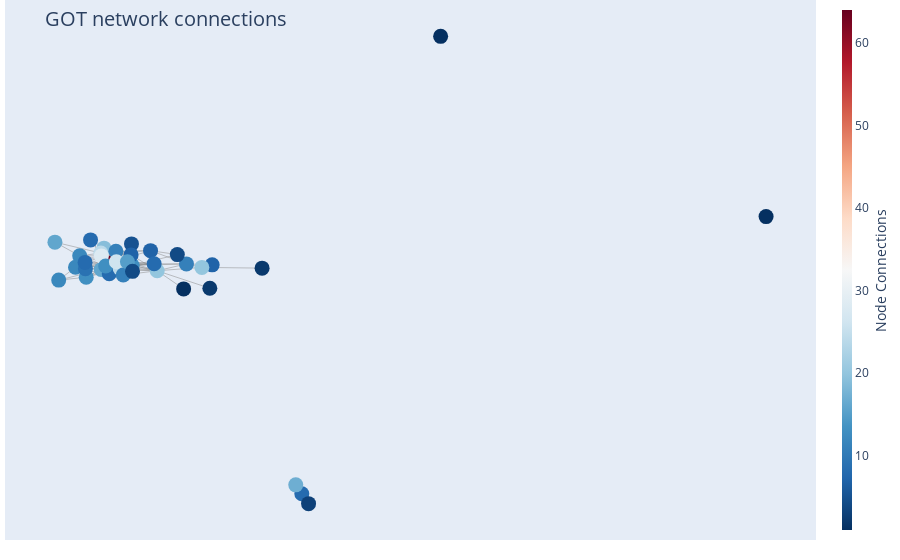

The notebook cell saved with this chart:
### Markdown cell above
### **Book 4**

### Code cell
draw_plotly_network_graph(Graph_obj = G4, filter = "Yes", filter_nodesbydegree = 50)

### Figure 1 — Plotly figure (JSON) as saved in the notebook; plotly's stock layout.template omitted (floating-point values rounded to 4 significant figures; data arrays with more than 128 entries replaced by an {"elided": "..."} marker saying what was removed)
{"data": [{"hoverinfo": "none", "line": {"color": "#888", "width": 0.5}, "mode": "lines", "type": "scatter", "x": {"elided": "393 float values"}, "y": {"elided": "393 float values"}}, {"hoverinfo": "text", "marker": {"color": [60, 64, 7, 11, 20, 8, 3, 17, 1, 13, 16, 25, 13, 19, 12, 16, 12, 24, 8, 20, 24, 5, 12, 11, 28, 4, 7, 13, 8, 7, 26, 9, 8, 8, 11, 15, 4, 2, 2, 1, 1], "colorbar": {"thickness": 10, "title": {"side": "right", "text": "Node Connections"}, "xanchor": "left"}, "colorscale": [[0, "rgb(103,0,31)"], [0.1, "rgb(178,24,43)"], [0.2, "rgb(214,96,77)"], [0.3, "rgb(244,165,130)"], [0.4, "rgb(253,219,199)"], [0.5, "rgb(247,247,247)"], [0.6, "rgb(209,229,240)"], [0.7, "rgb(146,197,222)"], [0.8, "rgb(67,147,195)"], [0.9, "rgb(33,102,172)"], [1, "rgb(5,48,97)"]], "line": {"width": 0}, "reversescale": true, "showscale": true, "size": 15}, "mode": "markers", "text": ["Cersei-Lannister<br /># of connections: 60", "Jaime-Lannister<br /># of connections: 64", "Aemon-Targaryen-(Maester-Aemon)<br /># of connections: 7", "Jon-Snow<br /># of connections: 11", "Samwell-Tarly<br /># of connections: 20", "Asha-Greyjoy<br /># of connections: 8", "Theon-Greyjoy<br /># of connections: 3", "Victarion-Greyjoy<br /># of connections: 17", "Barristan-Selmy<br /># of connections: 1", "Robert-Baratheon<br /># of connections: 13", "Tywin-Lannister<br /># of connections: 16", "Margaery-Tyrell<br /># of connections: 25", "Myrcella-Baratheon<br /># of connections: 13", "Petyr-Baelish<br /># of connections: 19", "Doran-Martell<br /># of connections: 12", "Arya-Stark<br /># of connections: 16", "Sandor-Clegane<br /># of connections: 12", "Sansa-Stark<br /># of connections: 24", "Loras-Tyrell<br /># of connections: 8", "Stannis-Baratheon<br /># of connections: 20", "Tommen-Baratheon<br /># of connections: 24", "Bronn<br /># of connections: 5", "Gregor-Clegane<br /># of connections: 12", "Catelyn-Stark<br /># of connections: 11", "Brienne-of-Tarth<br /># of connections: 28", "Bran-Stark<br /># of connections: 4", "Robb-Stark<br /># of connections: 7", "Joffrey-Baratheon<br /># of connections: 13", "Lysa-Arryn<br /># of connections: 8", "Renly-Baratheon<br /># of connections: 7", "Tyrion-Lannister<br /># of connections: 26", "Edmure-Tully<br /># of connections: 9", "Eddard-Stark<br /># of connections: 8", "Ilyn-Payne<br /># of connections: 8", "Mace-Tyrell<br /># of connections: 11", "Pycelle<br /># of connections: 15", "Varys<br /># of connections: 4", "Jeor-Mormont<br /># of connections: 2", "Melisandre<br /># of connections: 2", "Luwin<br /># of connections: 1", "Roose-Bolton<br /># of connections: 1"], "type": "scatter", "x": [-0.07672, -0.09306, 0.08031, 0.03764, 0.06322, 0.2292, 0.2404, 0.2191, 0.4596, -0.05246, -0.1039, -0.08385, -0.1288, -0.09926, -0.1745, -0.1808, -0.1396, -0.1046, -0.09051, -0.01097, -0.07248, -0.05366, -0.1466, -0.07947, -0.1036, 0.02244, -0.02202, -0.09654, -0.1216, -0.05432, -0.07869, -0.1301, -0.01599, -0.1307, -0.06731, -0.06038, -0.05195, 0.1632, 0.07647, 1.0, 0.03291], "y": [0.03241, 0.04328, 0.0363, 0.04016, 0.02615, -0.8833, -0.9232, -0.8478, 0.9545, 0.03314, 0.01764, 0.01487, -0.01343, 0.1035, -0.02499, 0.1275, 0.07259, 0.08373, 0.0003562, 0.01256, 0.02183, 0.1205, 0.02696, 0.09124, 0.07229, 0.07751, 0.09333, 0.03143, 0.1367, 0.07634, 0.04902, 0.02054, 0.0406, 0.04628, -0.004506, 0.04874, 0.01021, 0.02311, -0.05774, 0.2302, -0.0604]}], "layout": {"annotations": [{"showarrow": false, "text": "", "xref": "paper", "yref": "paper"}], "hovermode": "closest", "margin": {"b": 20, "l": 5, "r": 5, "t": 0}, "showlegend": false, "title": {"font": {"size": 20}, "text": "<br>GOT network connections"}, "xaxis": {"showgrid": false, "showticklabels": false, "zeroline": false}, "yaxis": {"showgrid": false, "showticklabels": false, "zeroline": false}}}
